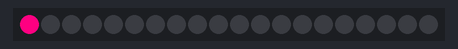
Simulated run of this sketch. Board: Arduino Uno, built with avr-gcc and run on an emulated ATmega328P. On the bench: 20 RGB LEDs in strip order, left to right.

Above: at 0.89 s.
At 5.3 s:
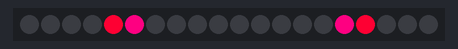
At 10.08 s:
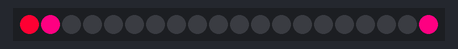
At 19.4 s:
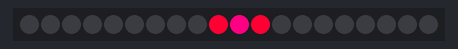
At 28.46 s:
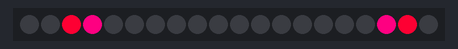
At 37.8 s:
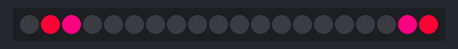

The sketch:

light_playground.ino
```cpp
#include <Adafruit_NeoPixel.h>

#define PIN 6

// Parameter 1 = number of pixels in strip
// Parameter 2 = Arduino pin number (most are valid)
// Parameter 3 = pixel type flags, add together as needed:
//   NEO_KHZ800  800 KHz bitstream (most NeoPixel products w/WS2812 LEDs)
//   NEO_KHZ400  400 KHz (classic 'v1' (not v2) FLORA pixels, WS2811 drivers)
//   NEO_GRB     Pixels are wired for GRB bitstream (most NeoPixel products)
//   NEO_RGB     Pixels are wired for RGB bitstream (v1 FLORA pixels, not v2)
Adafruit_NeoPixel strip = Adafruit_NeoPixel(20, PIN, NEO_GRB + NEO_KHZ400);

uint32_t currentColor;

void setup() {
  strip.begin();
  Serial.begin(9600);
  strip.show(); // Initialize all pixels to 'off'

  currentColor = strip.Color(200,0,0);
}

//rgb
// red is blue
// green is red
// blue is green

//grb
// green is blue
// red is red
// blue is green

void loop() {
   pulse();
}

void catapultSideSplit() {
  int cap = strip.numPixels();

  int whiteLimit = cap / 2.5;

  int whiteValue = 200;

  for(uint16_t i=0; i<whiteLimit; i++) {
      strip.setPixelColor(i, strip.Color(whiteValue, whiteValue, whiteValue));
  }
  for(uint16_t i=whiteLimit; i<cap; i++) {
      strip.setPixelColor(i, currentColor);
  }
  strip.show();
}

void catapultSideGradient() {
  int cap = strip.numPixels();

  for(uint16_t i=0; i<cap; i++) {
    int startC = 200;
    int endC = 255;

    int startC2 = 200;
    int endC2 = 0;

    float ratio = (float)i / (float)cap;
    int value = (endC - startC) * ratio + startC;
    int value2 = (endC2 - startC2) * ratio + startC2;
     strip.setPixelColor(i, strip.Color(value, value2, value2));
  }
  strip.show();
  delay(10000);
}

void pulse() {
  int cap = strip.numPixels();
  int mid = cap / 2;
   for(uint16_t i=0; i < mid+1; i++) {
     for(uint16_t j=0; j<strip.numPixels(); j++) {
        strip.setPixelColor((j), strip.Color(0, 0, 0));
     }

     uint32_t c1 = strip.Color(250, 0, 127);
     uint32_t c2 = strip.Color(250, 0, 50);

      strip.setPixelColor((mid + i), c1);
      strip.setPixelColor((mid + i+1), c2);
      strip.setPixelColor((mid - i), c1);
      strip.setPixelColor((mid - (i+1)),c2);
      strip.show();
      delay(40);
  }
}


void fiftyfifty(uint32_t c1, uint32_t c2) {
  int mid = strip.numPixels() / 2;
  for(uint16_t i=0; i < mid; i++) {
      strip.setPixelColor(i, c1);
  }
  for(uint16_t i= mid; i < strip.numPixels(); i++) {
      strip.setPixelColor(i, c2);
  }
  strip.show();
}

// Fill the dots one after the other with a color
void colorWipe(uint32_t c, uint8_t wait) {
  for(uint16_t i=0; i<strip.numPixels(); i++) {
      strip.setPixelColor(i, c);
      strip.show();
      delay(wait);
  }
}

// Fill the dots one after the other with a color
void colorWipeSplit(uint32_t c, uint8_t wait) {
  for(uint16_t i=0; i<strip.numPixels()/2; i++) {
      strip.setPixelColor(strip.numPixels()/2 + i, c);
      strip.setPixelColor(strip.numPixels()/2 - i, c);
      strip.show();
      delay(wait);
  }
}

//Theatre-style crawling lights.
void theaterChase(uint32_t c, uint8_t wait) {
    for (int q=0; q < 3; q++) {
      for (int i=0; i < strip.numPixels(); i=i+3) {
        strip.setPixelColor(i+q, c);    //turn every third pixel on
      }
      strip.show();

      delay(wait);

      for (int i=0; i < strip.numPixels(); i=i+3) {
        strip.setPixelColor(i+q, 0);        //turn every third pixel off
      }
    }
}
```
